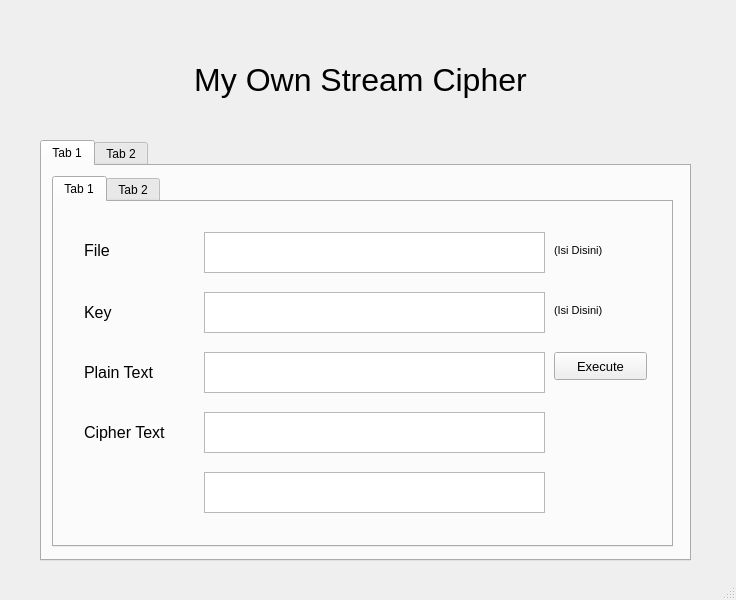
<?xml version="1.0" encoding="UTF-8"?>
<ui version="4.0">
 <class>MainWindow</class>
 <widget class="QMainWindow" name="MainWindow">
  <property name="geometry">
   <rect>
    <x>0</x>
    <y>0</y>
    <width>736</width>
    <height>600</height>
   </rect>
  </property>
  <property name="windowTitle">
   <string>MainWindow</string>
  </property>
  <widget class="QWidget" name="centralwidget">
   <widget class="QLabel" name="label">
    <property name="geometry">
     <rect>
      <x>140</x>
      <y>40</y>
      <width>441</width>
      <height>81</height>
     </rect>
    </property>
    <property name="text">
     <string>&lt;html&gt;&lt;head/&gt;&lt;body&gt;&lt;p align=&quot;center&quot;&gt;&lt;span style=&quot; font-size:24pt;&quot;&gt;My Own Stream Cipher&lt;/span&gt;&lt;/p&gt;&lt;/body&gt;&lt;/html&gt;</string>
    </property>
   </widget>
   <widget class="QTabWidget" name="tabWidget">
    <property name="geometry">
     <rect>
      <x>40</x>
      <y>140</y>
      <width>651</width>
      <height>421</height>
     </rect>
    </property>
    <property name="currentIndex">
     <number>0</number>
    </property>
    <widget class="QWidget" name="Enkripsi">
     <attribute name="title">
      <string>Tab 1</string>
     </attribute>
     <widget class="QTabWidget" name="tabWidget_2">
      <property name="geometry">
       <rect>
        <x>10</x>
        <y>10</y>
        <width>621</width>
        <height>371</height>
       </rect>
      </property>
      <property name="currentIndex">
       <number>0</number>
      </property>
      <widget class="QWidget" name="Enk_File">
       <attribute name="title">
        <string>Tab 1</string>
       </attribute>
       <widget class="QLabel" name="label_2">
        <property name="geometry">
         <rect>
          <x>30</x>
          <y>40</y>
          <width>55</width>
          <height>16</height>
         </rect>
        </property>
        <property name="font">
         <font>
          <pointsize>12</pointsize>
         </font>
        </property>
        <property name="text">
         <string>File</string>
        </property>
       </widget>
       <widget class="QLabel" name="label_3">
        <property name="geometry">
         <rect>
          <x>30</x>
          <y>90</y>
          <width>61</width>
          <height>41</height>
         </rect>
        </property>
        <property name="font">
         <font>
          <pointsize>12</pointsize>
         </font>
        </property>
        <property name="text">
         <string>Key</string>
        </property>
       </widget>
       <widget class="QLabel" name="label_4">
        <property name="geometry">
         <rect>
          <x>30</x>
          <y>150</y>
          <width>91</width>
          <height>41</height>
         </rect>
        </property>
        <property name="font">
         <font>
          <pointsize>12</pointsize>
         </font>
        </property>
        <property name="text">
         <string>Plain Text</string>
        </property>
       </widget>
       <widget class="QLabel" name="label_5">
        <property name="geometry">
         <rect>
          <x>30</x>
          <y>210</y>
          <width>111</width>
          <height>41</height>
         </rect>
        </property>
        <property name="font">
         <font>
          <pointsize>12</pointsize>
         </font>
        </property>
        <property name="text">
         <string>Cipher Text</string>
        </property>
       </widget>
       <widget class="QPlainTextEdit" name="plainTextEdit">
        <property name="geometry">
         <rect>
          <x>150</x>
          <y>30</y>
          <width>341</width>
          <height>41</height>
         </rect>
        </property>
       </widget>
       <widget class="QPlainTextEdit" name="plainTextEdit_2">
        <property name="geometry">
         <rect>
          <x>150</x>
          <y>90</y>
          <width>341</width>
          <height>41</height>
         </rect>
        </property>
       </widget>
       <widget class="QPlainTextEdit" name="plainTextEdit_3">
        <property name="geometry">
         <rect>
          <x>150</x>
          <y>150</y>
          <width>341</width>
          <height>41</height>
         </rect>
        </property>
       </widget>
       <widget class="QPlainTextEdit" name="plainTextEdit_4">
        <property name="geometry">
         <rect>
          <x>150</x>
          <y>210</y>
          <width>341</width>
          <height>41</height>
         </rect>
        </property>
       </widget>
       <widget class="QPlainTextEdit" name="plainTextEdit_5">
        <property name="geometry">
         <rect>
          <x>150</x>
          <y>270</y>
          <width>341</width>
          <height>41</height>
         </rect>
        </property>
       </widget>
       <widget class="QLabel" name="label_6">
        <property name="geometry">
         <rect>
          <x>500</x>
          <y>40</y>
          <width>71</width>
          <height>16</height>
         </rect>
        </property>
        <property name="font">
         <font>
          <pointsize>8</pointsize>
         </font>
        </property>
        <property name="text">
         <string>(Isi Disini)</string>
        </property>
       </widget>
       <widget class="QLabel" name="label_7">
        <property name="geometry">
         <rect>
          <x>500</x>
          <y>100</y>
          <width>71</width>
          <height>16</height>
         </rect>
        </property>
        <property name="font">
         <font>
          <pointsize>8</pointsize>
         </font>
        </property>
        <property name="text">
         <string>(Isi Disini)</string>
        </property>
       </widget>
       <widget class="QPushButton" name="pushButton">
        <property name="geometry">
         <rect>
          <x>500</x>
          <y>150</y>
          <width>93</width>
          <height>28</height>
         </rect>
        </property>
        <property name="font">
         <font>
          <pointsize>10</pointsize>
         </font>
        </property>
        <property name="text">
         <string>Execute</string>
        </property>
       </widget>
      </widget>
      <widget class="QWidget" name="Enk_Key">
       <attribute name="title">
        <string>Tab 2</string>
       </attribute>
       <widget class="QPlainTextEdit" name="plainTextEdit_6">
        <property name="geometry">
         <rect>
          <x>150</x>
          <y>30</y>
          <width>341</width>
          <height>41</height>
         </rect>
        </property>
       </widget>
       <widget class="QPlainTextEdit" name="plainTextEdit_7">
        <property name="geometry">
         <rect>
          <x>150</x>
          <y>90</y>
          <width>341</width>
          <height>41</height>
         </rect>
        </property>
       </widget>
       <widget class="QPlainTextEdit" name="plainTextEdit_10">
        <property name="geometry">
         <rect>
          <x>150</x>
          <y>270</y>
          <width>341</width>
          <height>41</height>
         </rect>
        </property>
       </widget>
       <widget class="QLabel" name="label_8">
        <property name="geometry">
         <rect>
          <x>500</x>
          <y>100</y>
          <width>71</width>
          <height>16</height>
         </rect>
        </property>
        <property name="font">
         <font>
          <pointsize>8</pointsize>
         </font>
        </property>
        <property name="text">
         <string>(Isi Disini)</string>
        </property>
       </widget>
       <widget class="QPlainTextEdit" name="plainTextEdit_8">
        <property name="geometry">
         <rect>
          <x>150</x>
          <y>150</y>
          <width>341</width>
          <height>41</height>
         </rect>
        </property>
       </widget>
       <widget class="QLabel" name="label_9">
        <property name="geometry">
         <rect>
          <x>30</x>
          <y>90</y>
          <width>61</width>
          <height>41</height>
         </rect>
        </property>
        <property name="font">
         <font>
          <pointsize>12</pointsize>
         </font>
        </property>
        <property name="text">
         <string>Key</string>
        </property>
       </widget>
       <widget class="QLabel" name="label_10">
        <property name="geometry">
         <rect>
          <x>30</x>
          <y>40</y>
          <width>55</width>
          <height>16</height>
         </rect>
        </property>
        <property name="font">
         <font>
          <pointsize>12</pointsize>
         </font>
        </property>
        <property name="text">
         <string>Teks</string>
        </property>
       </widget>
       <widget class="QPlainTextEdit" name="plainTextEdit_9">
        <property name="geometry">
         <rect>
          <x>150</x>
          <y>210</y>
          <width>341</width>
          <height>41</height>
         </rect>
        </property>
       </widget>
       <widget class="QLabel" name="label_11">
        <property name="geometry">
         <rect>
          <x>30</x>
          <y>210</y>
          <width>111</width>
          <height>41</height>
         </rect>
        </property>
        <property name="font">
         <font>
          <pointsize>12</pointsize>
         </font>
        </property>
        <property name="text">
         <string>Cipher Text</string>
        </property>
       </widget>
       <widget class="QLabel" name="label_12">
        <property name="geometry">
         <rect>
          <x>500</x>
          <y>40</y>
          <width>71</width>
          <height>16</height>
         </rect>
        </property>
        <property name="font">
         <font>
          <pointsize>8</pointsize>
         </font>
        </property>
        <property name="text">
         <string>(Isi Disini)</string>
        </property>
       </widget>
       <widget class="QLabel" name="label_13">
        <property name="geometry">
         <rect>
          <x>30</x>
          <y>150</y>
          <width>91</width>
          <height>41</height>
         </rect>
        </property>
        <property name="font">
         <font>
          <pointsize>12</pointsize>
         </font>
        </property>
        <property name="text">
         <string>Plain Text</string>
        </property>
       </widget>
       <widget class="QPushButton" name="pushButton_2">
        <property name="geometry">
         <rect>
          <x>500</x>
          <y>150</y>
          <width>93</width>
          <height>28</height>
         </rect>
        </property>
        <property name="font">
         <font>
          <pointsize>10</pointsize>
         </font>
        </property>
        <property name="text">
         <string>Execute</string>
        </property>
       </widget>
      </widget>
     </widget>
    </widget>
    <widget class="QWidget" name="Dekripsi">
     <property name="enabled">
      <bool>true</bool>
     </property>
     <property name="mouseTracking">
      <bool>true</bool>
     </property>
     <property name="accessibleName">
      <string/>
     </property>
     <property name="autoFillBackground">
      <bool>true</bool>
     </property>
     <attribute name="title">
      <string>Tab 2</string>
     </attribute>
     <widget class="QTabWidget" name="tabWidget_3">
      <property name="geometry">
       <rect>
        <x>10</x>
        <y>10</y>
        <width>621</width>
        <height>371</height>
       </rect>
      </property>
      <property name="currentIndex">
       <number>1</number>
      </property>
      <widget class="QWidget" name="Dek_File">
       <attribute name="title">
        <string>Tab 1</string>
       </attribute>
       <widget class="QPlainTextEdit" name="plainTextEdit_11">
        <property name="geometry">
         <rect>
          <x>150</x>
          <y>30</y>
          <width>341</width>
          <height>41</height>
         </rect>
        </property>
       </widget>
       <widget class="QPlainTextEdit" name="plainTextEdit_12">
        <property name="geometry">
         <rect>
          <x>150</x>
          <y>90</y>
          <width>341</width>
          <height>41</height>
         </rect>
        </property>
       </widget>
       <widget class="QPlainTextEdit" name="plainTextEdit_13">
        <property name="geometry">
         <rect>
          <x>150</x>
          <y>270</y>
          <width>341</width>
          <height>41</height>
         </rect>
        </property>
       </widget>
       <widget class="QLabel" name="label_14">
        <property name="geometry">
         <rect>
          <x>500</x>
          <y>100</y>
          <width>71</width>
          <height>16</height>
         </rect>
        </property>
        <property name="font">
         <font>
          <pointsize>8</pointsize>
         </font>
        </property>
        <property name="text">
         <string>(Isi Disini)</string>
        </property>
       </widget>
       <widget class="QPlainTextEdit" name="plainTextEdit_14">
        <property name="geometry">
         <rect>
          <x>150</x>
          <y>150</y>
          <width>341</width>
          <height>41</height>
         </rect>
        </property>
       </widget>
       <widget class="QLabel" name="label_15">
        <property name="geometry">
         <rect>
          <x>30</x>
          <y>90</y>
          <width>61</width>
          <height>41</height>
         </rect>
        </property>
        <property name="font">
         <font>
          <pointsize>12</pointsize>
         </font>
        </property>
        <property name="text">
         <string>Key</string>
        </property>
       </widget>
       <widget class="QLabel" name="label_16">
        <property name="geometry">
         <rect>
          <x>30</x>
          <y>40</y>
          <width>55</width>
          <height>16</height>
         </rect>
        </property>
        <property name="font">
         <font>
          <pointsize>12</pointsize>
         </font>
        </property>
        <property name="text">
         <string>File</string>
        </property>
       </widget>
       <widget class="QPlainTextEdit" name="plainTextEdit_15">
        <property name="geometry">
         <rect>
          <x>150</x>
          <y>210</y>
          <width>341</width>
          <height>41</height>
         </rect>
        </property>
       </widget>
       <widget class="QLabel" name="label_17">
        <property name="geometry">
         <rect>
          <x>30</x>
          <y>210</y>
          <width>111</width>
          <height>41</height>
         </rect>
        </property>
        <property name="font">
         <font>
          <pointsize>12</pointsize>
         </font>
        </property>
        <property name="text">
         <string>Plain Text</string>
        </property>
       </widget>
       <widget class="QLabel" name="label_18">
        <property name="geometry">
         <rect>
          <x>500</x>
          <y>40</y>
          <width>71</width>
          <height>16</height>
         </rect>
        </property>
        <property name="font">
         <font>
          <pointsize>8</pointsize>
         </font>
        </property>
        <property name="text">
         <string>(Isi Disini)</string>
        </property>
       </widget>
       <widget class="QLabel" name="label_19">
        <property name="geometry">
         <rect>
          <x>30</x>
          <y>150</y>
          <width>111</width>
          <height>41</height>
         </rect>
        </property>
        <property name="font">
         <font>
          <pointsize>12</pointsize>
         </font>
        </property>
        <property name="text">
         <string>Cipher Text</string>
        </property>
       </widget>
       <widget class="QPushButton" name="pushButton_3">
        <property name="geometry">
         <rect>
          <x>500</x>
          <y>150</y>
          <width>93</width>
          <height>28</height>
         </rect>
        </property>
        <property name="font">
         <font>
          <pointsize>10</pointsize>
         </font>
        </property>
        <property name="text">
         <string>Execute</string>
        </property>
       </widget>
      </widget>
      <widget class="QWidget" name="Dek_Key">
       <attribute name="title">
        <string>Tab 2</string>
       </attribute>
       <widget class="QPlainTextEdit" name="plainTextEdit_16">
        <property name="geometry">
         <rect>
          <x>150</x>
          <y>30</y>
          <width>341</width>
          <height>41</height>
         </rect>
        </property>
       </widget>
       <widget class="QPlainTextEdit" name="plainTextEdit_17">
        <property name="geometry">
         <rect>
          <x>150</x>
          <y>90</y>
          <width>341</width>
          <height>41</height>
         </rect>
        </property>
       </widget>
       <widget class="QPlainTextEdit" name="plainTextEdit_18">
        <property name="geometry">
         <rect>
          <x>150</x>
          <y>270</y>
          <width>341</width>
          <height>41</height>
         </rect>
        </property>
       </widget>
       <widget class="QLabel" name="label_20">
        <property name="geometry">
         <rect>
          <x>500</x>
          <y>100</y>
          <width>71</width>
          <height>16</height>
         </rect>
        </property>
        <property name="font">
         <font>
          <pointsize>8</pointsize>
         </font>
        </property>
        <property name="text">
         <string>(Isi Disini)</string>
        </property>
       </widget>
       <widget class="QPlainTextEdit" name="plainTextEdit_19">
        <property name="geometry">
         <rect>
          <x>150</x>
          <y>150</y>
          <width>341</width>
          <height>41</height>
         </rect>
        </property>
       </widget>
       <widget class="QLabel" name="label_21">
        <property name="geometry">
         <rect>
          <x>30</x>
          <y>90</y>
          <width>61</width>
          <height>41</height>
         </rect>
        </property>
        <property name="font">
         <font>
          <pointsize>12</pointsize>
         </font>
        </property>
        <property name="text">
         <string>Key</string>
        </property>
       </widget>
       <widget class="QLabel" name="label_22">
        <property name="geometry">
         <rect>
          <x>30</x>
          <y>40</y>
          <width>55</width>
          <height>16</height>
         </rect>
        </property>
        <property name="font">
         <font>
          <pointsize>12</pointsize>
         </font>
        </property>
        <property name="text">
         <string>Teks</string>
        </property>
       </widget>
       <widget class="QPlainTextEdit" name="plainTextEdit_20">
        <property name="geometry">
         <rect>
          <x>150</x>
          <y>210</y>
          <width>341</width>
          <height>41</height>
         </rect>
        </property>
       </widget>
       <widget class="QLabel" name="label_23">
        <property name="geometry">
         <rect>
          <x>30</x>
          <y>210</y>
          <width>111</width>
          <height>41</height>
         </rect>
        </property>
        <property name="font">
         <font>
          <pointsize>12</pointsize>
         </font>
        </property>
        <property name="text">
         <string>Plain Text</string>
        </property>
       </widget>
       <widget class="QLabel" name="label_24">
        <property name="geometry">
         <rect>
          <x>500</x>
          <y>40</y>
          <width>71</width>
          <height>16</height>
         </rect>
        </property>
        <property name="font">
         <font>
          <pointsize>8</pointsize>
         </font>
        </property>
        <property name="text">
         <string>(Isi Disini)</string>
        </property>
       </widget>
       <widget class="QLabel" name="label_25">
        <property name="geometry">
         <rect>
          <x>30</x>
          <y>150</y>
          <width>111</width>
          <height>41</height>
         </rect>
        </property>
        <property name="font">
         <font>
          <pointsize>12</pointsize>
         </font>
        </property>
        <property name="text">
         <string>Cipher Text</string>
        </property>
       </widget>
       <widget class="QPushButton" name="pushButton_4">
        <property name="geometry">
         <rect>
          <x>500</x>
          <y>150</y>
          <width>93</width>
          <height>28</height>
         </rect>
        </property>
        <property name="font">
         <font>
          <pointsize>10</pointsize>
         </font>
        </property>
        <property name="text">
         <string>Execute</string>
        </property>
       </widget>
      </widget>
     </widget>
    </widget>
   </widget>
  </widget>
  <widget class="QStatusBar" name="statusbar"/>
 </widget>
 <resources/>
 <connections/>
</ui>
